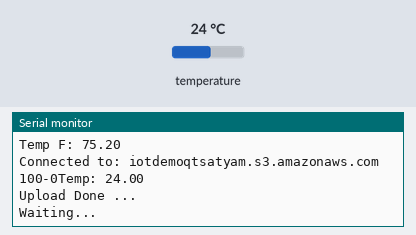
A sketch run on a simulated ESP8266 (NodeMCU). On the bench: the last lines printed to the serial monitor. Inputs (shaded band) come from the test bench; at power-on: temperature 24 °C. WiFi joins after 1.5 s; servers stay silent unless stated.

Above: at 2.7 s.
2.8 s: temperature set to 12 °C
At 8.43 s:
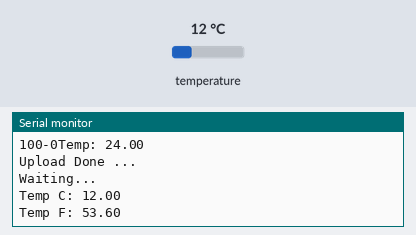
9.7 s: temperature set to 19 °C
At 15.5 s:
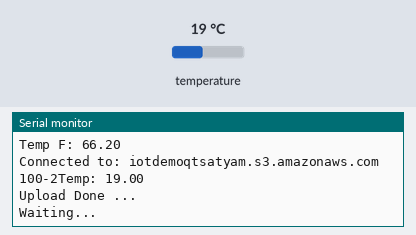
Timing chart, 0 to 17.0 s (numbered marks = the images above; inputs shaded):
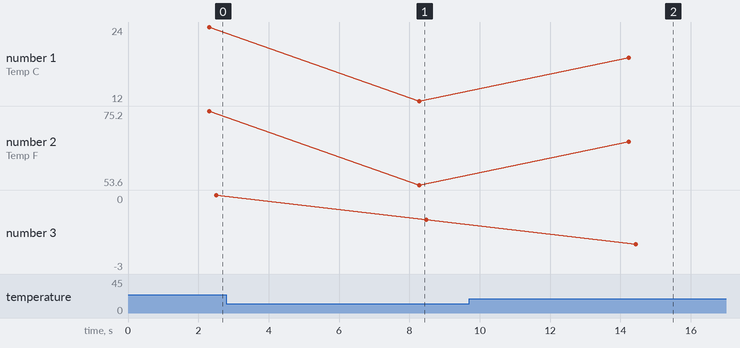

The sketch:

S3Bucket.ino
```cpp
#include <ESP8266WiFi.h>
#include <OneWire.h>
#include <DallasTemperature.h>

#define ONEWIRE_PIN 5
#define UPDATE_DELAY  5000

OneWire oneWire(ONEWIRE_PIN);
DallasTemperature sensors(&oneWire);

boolean TempSensorAvailable = false;

DeviceAddress TempSensor;
float tempC, tempF; // sensor values
int sensorNum = 100 ; // to tell sensors apart if you plan to log data from more than one
int logNum = 0;  //log file counter

const char* ssid = "Quality Thought";     // Your local WiFi SSID (the network name you connect to)
const char* ssid_password ="roundtable";// "quality@testing123";  // YOur local SSID password
const char* s3endpoint = "iotdemoqtsatyam.s3.amazonaws.com"; // WARNING: S3 Bucket names must be unique across all AWS S3 buckets
                        //qualitythoughtiot

WiFiClient client;

void setup() {

  Serial.begin(115200);
  delay(10);

  WiFi.begin(ssid, ssid_password);
  Serial.println("SSID ::");
  Serial.println(ssid);
  Serial.print("Password:: ");

  Serial.print(ssid_password);

  Serial.println();
  Serial.println();
  Serial.print("Connecting to ");
  Serial.println(ssid);

  while (WiFi.status() != WL_CONNECTED) {
    delay(500);
    Serial.print(".");
  }
  Serial.println("");
  Serial.println("WiFi connected");

  sensors.begin();

  Serial.print("Found ");
  Serial.print(sensors.getDeviceCount(), DEC);
  Serial.println(" OneWire device(s).");

  // report parasite power requirements
  Serial.print("Parasite power: ");
  if (sensors.isParasitePowerMode()) Serial.println("ON");
  else Serial.println("OFF");

  if (!sensors.getAddress(TempSensor, 0)) {
    Serial.println("No OneWire Device Found");
  } else {
    TempSensorAvailable = true;
    Serial.println("OneWire Device Found");
    sensors.setResolution(TempSensor, 12);
  }
}

void loop() {
  String logfile;
  sensors.requestTemperatures();          // Get temprature
  tempC = sensors.getTempC(TempSensor);   // save temprature
  tempF = DallasTemperature::toFahrenheit(tempC);

  Serial.print("Temp C: ");
  Serial.println(tempC);        // Serial print the C  temperature
  Serial.print("Temp F: ");
  Serial.print(tempF);  // Convert then Serial print the F  temperature
  Serial.println("");

  if (client.connect(s3endpoint, 80)) {    // Connect to the AWS S3 bucket endpoint
    Serial.print("Connected to: ");
    Serial.println( s3endpoint);
    String postStr = "TEMP F: ";              // Build the body text of the logfile. You can leave this empty if you prefer to log values to the file name instead of body
    postStr += String(tempF);
    postStr += " - TEMP C: ";
    postStr += String(tempC);
    // Format your log file name for ease of listing and importing
    // Example: sensor number-log data number-log value
    String logfileName = String(sensorNum) + "-" + String(logNum++) + "Temp: " + String(tempC);
    Serial.println(logfileName);

    /* Construct the PUT URL. Example:

      PUT /somelogfile.txt HTTP/1.1
      Host: somebucket.s3.amazonaws.com
      Cache-Control: no-cache

      some body text
    */
    client.print("PUT /"); client.print(logfileName); client.print(" HTTP/1.1\n");
    client.print("Host: "); client.print(s3endpoint); client.print("\n");
    client.print("Cache-Control: no-cache\n");
    client.print("Content-Length: "); client.print(postStr.length()); client.print("\n\n");
    client.print(postStr); // body text
    Serial.println("Upload Done ...");
    client.stop();

    Serial.println("Waiting...");
    delay(UPDATE_DELAY);  // Some delay
  }
}
```

Measured:
- after the input at 2.8 s, the serial monitor: prints a new line after 5.5 s (image 1)
- after the input at 9.7 s, the serial monitor: prints a new line after 4.5 s (image 2)
- plotted number 1: 24 → 12 after the input at 2.8 s, 12 → 19 after the input at 9.7 s
- plotted number 2: 75.2 → 53.6 after the input at 2.8 s, 53.6 → 66.2 after the input at 9.7 s
